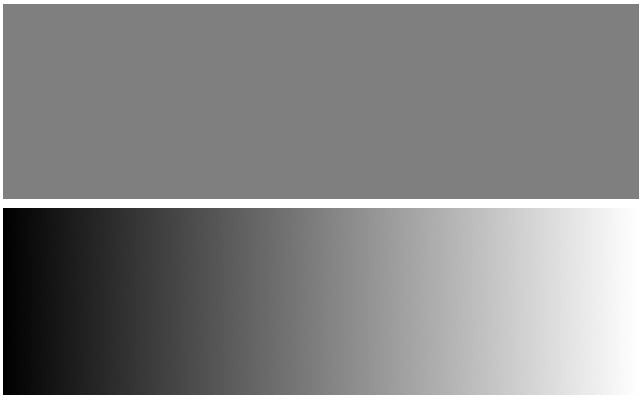
#> input picture Assignment 2/Question Two/ed-eg.png, 640 x 400 px
$ python Two.py
#> lines starting #> are read from the running program, lines starting #| are printed output that depends on the picture
import numpy as np
import cv2
import copy

def MyDiffusion( image ):
	diffMatrix = np.uint32(copy.deepcopy(image))
	print(diffMatrix.shape)
	for i in range(1, image.shape[0]-1):
		for j in range(1, image.shape[1]-1):
			error = 0
			if diffMatrix[i][j] < 128:
				error = diffMatrix[i][j]
				diffMatrix[i][j] = 0
			else:
				error = diffMatrix[i][j]-255
				diffMatrix[i][j] = 255

			diffMatrix[i][j+1] = np.clip(18/340*error+diffMatrix[i][j+1], 0, 255)
			diffMatrix[i+1][j] = np.clip(62/340*error+diffMatrix[i+1][j], 0, 255)
			diffMatrix[i+1][j+1] = np.clip(260/340*error+diffMatrix[i+1][j+1], 0, 255)

	diffMatrix = np.uint8(diffMatrix)
	cv2.imwrite("MyDiff.png", diffMatrix)

def MyDiffusion2( image ):
	diffMatrix = np.uint32(copy.deepcopy(image))
	print(diffMatrix.shape)
	for i in range(1, image.shape[0]-1):
		for j in range(1, image.shape[1]-2):
			error = 0
			if diffMatrix[i][j] < 128:
				error = diffMatrix[i][j]
				diffMatrix[i][j] = 0
			else:
				error = diffMatrix[i][j]-255
				diffMatrix[i][j] = 255

			diffMatrix[i+1][j+1] = np.clip(80/219*error+diffMatrix[i+1][j+1], 0, 255)
			diffMatrix[i+1][j-1] = np.clip(94/219*error+diffMatrix[i+1][j-1], 0, 255)
			diffMatrix[i+1][j+2] = np.clip(45/219*error+diffMatrix[i+1][j+2], 0, 255)

	diffMatrix = np.uint8(diffMatrix)
	cv2.imwrite("MyDiff2.png", diffMatrix)

def FloydSteinDiffusion( image ):
	diffMatrix = np.uint32(copy.deepcopy(image))
	print(diffMatrix.shape)
	for i in range(1, image.shape[0]-1):
		for j in range(1, image.shape[1]-1):
			error = 0
			if diffMatrix[i][j] < 128:
				error = diffMatrix[i][j]
				diffMatrix[i][j] = 0
			else:
				error = diffMatrix[i][j]-255
				diffMatrix[i][j] = 255

			diffMatrix[i][j+1] = np.clip(7/16*error+diffMatrix[i][j+1], 0, 255)
			diffMatrix[i+1][j] = np.clip(5/16*error+diffMatrix[i+1][j], 0, 255)
			diffMatrix[i+1][j-1] = np.clip(3/16*error+diffMatrix[i+1][j-1], 0, 255)
			diffMatrix[i+1][j+1] = np.clip(1/16*error+diffMatrix[i+1][j+1], 0, 255)

	diffMatrix = np.uint8(diffMatrix)
	cv2.imwrite("FSDiff.png", diffMatrix)

if __name__ == '__main__':
	image = cv2.imread("ed-eg.png", 0)
#> image is the input picture: shape (400, 640); min 0, max 255, mean 133.8
	FloydSteinDiffusion(image)
#| (400, 640)
#> after the loop in FloydSteinDiffusion, `for i in range(1, image.shape[0]-1):`:
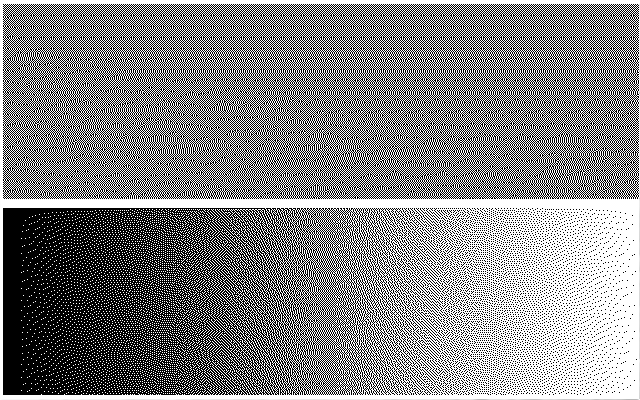
#> diffMatrix: shape (400, 640) uint32; min 0, max 255, mean 131.9
	MyDiffusion(image)
#| (400, 640)
#> after the loop in MyDiffusion, `for i in range(1, image.shape[0]-1):`:
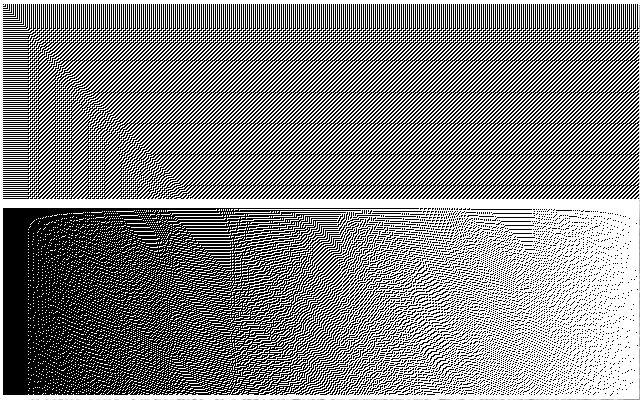
#> diffMatrix: shape (400, 640) uint32; min 0, max 255, mean 132.2
	MyDiffusion2(image)
#| (400, 640)
#> after the loop in MyDiffusion2, `for i in range(1, image.shape[0]-1):`:
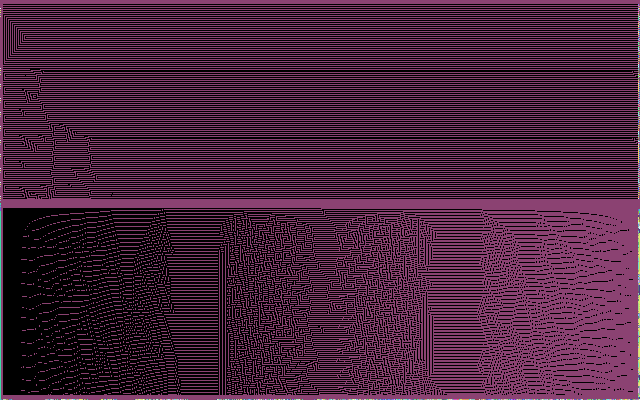
#> diffMatrix: shape (400, 640) uint32; 149 distinct labels, from 0 to 255; one colour per label, 0 black
#> in MyDiffusion2, `diffMatrix = np.uint8(diffMatrix)`:
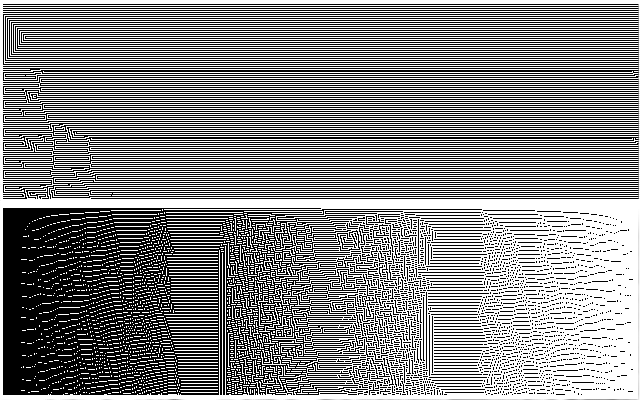
#> diffMatrix: shape (400, 640); min 0, max 255, mean 132.2
